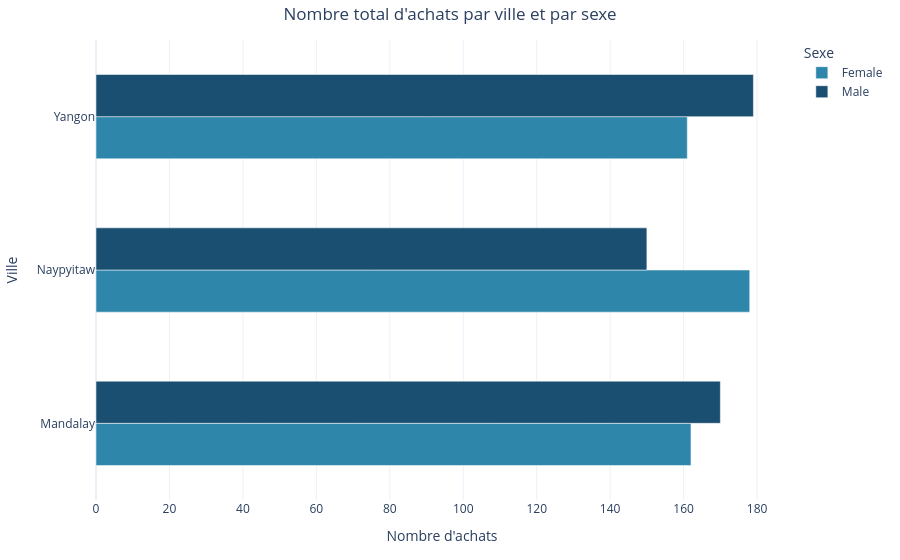

Here is the notebook cell this chart was saved with:
### Code cell
def barplot_nb_total_achats(data):

    df = (
        data
        .groupby(['City', 'Gender'])['Invoice ID']
        .count()
        .reset_index(name='Nb_Achats')
    )

    fig = px.bar(
        df,
        x='Nb_Achats',
        y='City',
        color='Gender',
        color_discrete_sequence=["#2E86AB", "#1B4F72"],
        barmode='group',
        title="Nombre total d'achats par ville et par sexe",
        labels={
            "Nb_Achats": "Nombre d'achats",
            "City": "Ville",
            "Gender": "Sexe"
        }
    )

    fig.update_layout(
        template="plotly_white",
        margin=dict(l=20, r=20, t=40, b=60),
        title_x=0.5,
        bargap=0.45
    )

    
    return fig

barplot_nb_total_achats(df)

### Figure 1 — Plotly figure (JSON) as saved in the notebook; plotly's stock layout.template omitted (floating-point values rounded to 4 significant figures)
{"data": [{"alignmentgroup": "True", "hovertemplate": "Sexe=Female<br>Nombre d'achats=%{x}<br>Ville=%{y}<extra></extra>", "legendgroup": "Female", "marker": {"color": "#2E86AB", "pattern": {"shape": ""}}, "name": "Female", "offsetgroup": "Female", "orientation": "h", "showlegend": true, "textposition": "auto", "type": "bar", "x": [162, 178, 161], "xaxis": "x", "y": ["Mandalay", "Naypyitaw", "Yangon"], "yaxis": "y"}, {"alignmentgroup": "True", "hovertemplate": "Sexe=Male<br>Nombre d'achats=%{x}<br>Ville=%{y}<extra></extra>", "legendgroup": "Male", "marker": {"color": "#1B4F72", "pattern": {"shape": ""}}, "name": "Male", "offsetgroup": "Male", "orientation": "h", "showlegend": true, "textposition": "auto", "type": "bar", "x": [170, 150, 179], "xaxis": "x", "y": ["Mandalay", "Naypyitaw", "Yangon"], "yaxis": "y"}], "layout": {"bargap": 0.45, "barmode": "group", "legend": {"title": {"text": "Sexe"}, "tracegroupgap": 0}, "margin": {"b": 60, "l": 20, "r": 20, "t": 40}, "title": {"text": "Nombre total d'achats par ville et par sexe", "x": 0.5}, "xaxis": {"anchor": "y", "domain": [0, 1], "title": {"text": "Nombre d'achats"}}, "yaxis": {"anchor": "x", "domain": [0, 1], "title": {"text": "Ville"}}}}
